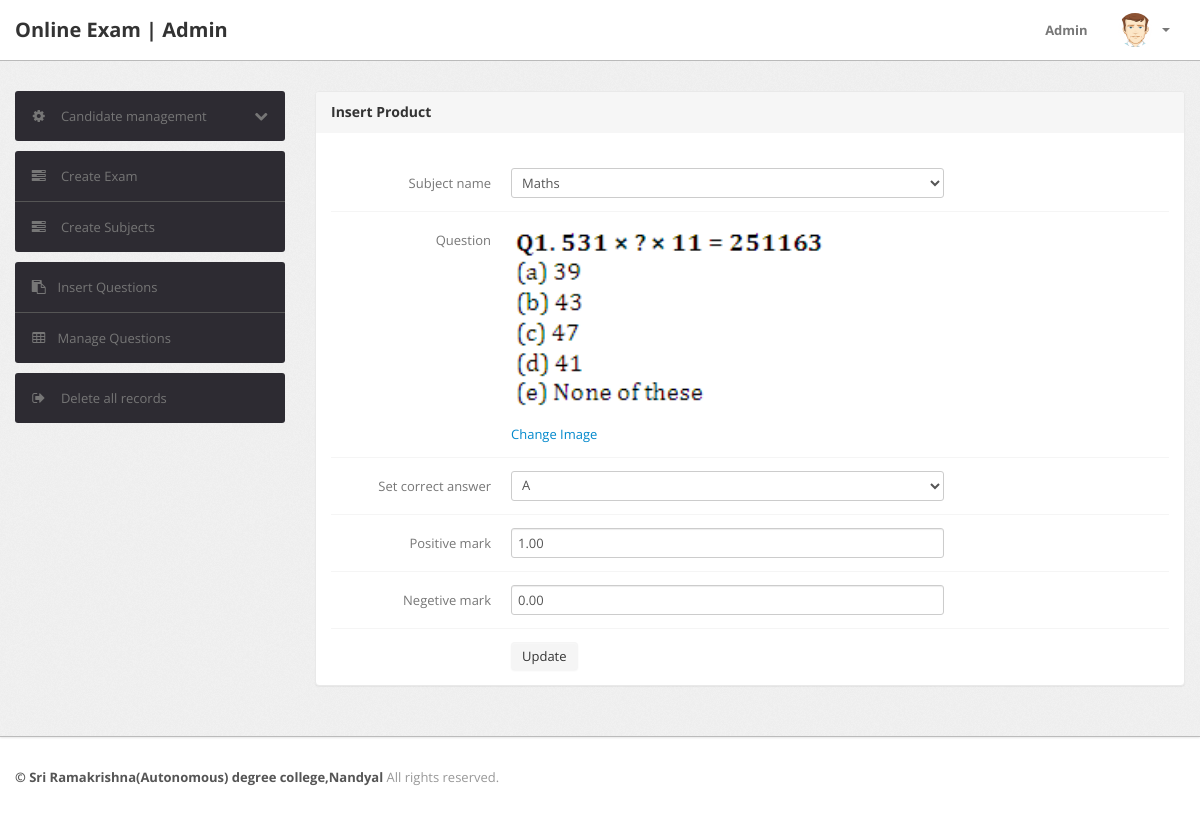
Screenshot of /admin/edit-products.php?id=1 (signed in) with the database file from the repository.
### tables this page shows
CREATE TABLE IF NOT EXISTS `exam_ques_set` (
  `id` int(10) NOT NULL,
  `Sub_code` int(5) DEFAULT NULL,
  `Ques_no` int(10) DEFAULT NULL,
  `Question` text,
  `Ques_crct_option` varchar(5) DEFAULT NULL,
  `Ques_mark` float(5,2) DEFAULT NULL,
  `Ques_neg_mark` float(5,2) DEFAULT NULL,
  PRIMARY KEY (`id`)
);

CREATE TABLE IF NOT EXISTS `exam_subjects` (
  `Sub_code` int(5) NOT NULL,
  `Sub_name` varchar(200) DEFAULT NULL,
  PRIMARY KEY (`Sub_code`)
);

### admin/edit-products.php (the view, shortened to what this page needs)
<?php
include('include/config.php');
if(strlen($_SESSION['alogin'])==0)
	{
header('location:index.php');
}
else{
	$pid=intval($_GET['id']);
?>
<!DOCTYPE html>
<html lang="en">
<head>
	<link type="text/css" href="bootstrap/css/bootstrap.min.css" rel="stylesheet">
	<link type="text/css" href="bootstrap/css/bootstrap-responsive.min.css" rel="stylesheet">
	<link type="text/css" href="css/theme.css" rel="stylesheet">
	<link type="text/css" href="images/icons/css/font-awesome.css" rel="stylesheet">
</head>
<body>
<?php include('include/header.php');?>
	<div class="wrapper">
		<div class="container">
			<div class="row">
<?php include('include/sidebar.php');?>
			<div class="span9">
					<div class="content">
						<div class="module">
							<div class="module-head">
								<h3>Insert Product</h3>
							</div>
							<div class="module-body">
									<br />
			<form class="form-horizontal row-fluid" name="insertproduct" method="post" enctype="multipart/form-data">
<?php
$query=mysqli_query($con,"select * from exam_ques_set eqs inner join exam_subjects es on eqs.Sub_code=es.Sub_code where eqs.Ques_no='$pid'");
while($row=mysqli_fetch_array($query))
{
 ?>
<div class="control-group">
<label class="control-label" for="basicinput">Subject name</label>
<div class="controls">
<select name="sub_code" class="span8 tip"  >
<option value="<?php echo htmlentities($row['Sub_code']);?>"><?php echo htmlentities($row['Sub_name']);?></option>
<?php $query=mysqli_query($con,"select * from exam_subjects");
	?>
</select>
</div>
</div>
<div class="control-group">
<label class="control-label" for="basicinput">Question</label>
<div class="controls">
<img src="questions/<?php echo htmlentities($row['Question']);?>" width="500" height="100"><br/> <a href="update-image1.php?id=<?php echo $row['Ques_no'];?>">Change Image</a>
</div>
</div>
<div class="control-group">
<label class="control-label" for="basicinput">Set correct answer</label>
<div class="controls">
<select name="crct_ans"  id="productAvailability" class="span8 tip" >
<option value="A" <?php if(isset($row['Ques_crct_option'])&& $row['Ques_crct_option']=='A'){echo 'selected';}?>>A</option>
</select>
</div>
</div>
<div class="control-group">
<label class="control-label" for="basicinput">Positive mark</label>
<div class="controls">
<input type="text" name="pstvemrk"  placeholder="Enter Product Price" value="<?php echo htmlentities($row['Ques_mark']);?>" class="span8 tip" >
</div>
</div>
<div class="control-group">
<label class="control-label" for="basicinput">Negetive mark</label>
<div class="controls">
<input type="text" name="negmrk"  placeholder="Enter Product Shipping Charge" value="<?php echo htmlentities($row['Ques_neg_mark']);?>" class="span8 tip" >
</div>
</div>
<?php } ?>
	<div class="control-group">
											<div class="controls">
												<button type="submit" name="submit" class="btn">Update</button>
											</div>
										</div>
									</form>
							</div>
						</div>
					</div>
				</div>
			</div>
		</div>
	</div>
<?php include('include/footer.php');?>
</body>
<?php } ?>

### admin/css/theme.css (style rules this page uses)
body { font-size: 13px; font-family: 'Open Sans', Arial, sans-serif; background: #fff; color: #777 }
h1, h2, h3, h4, h5, h6 { color: #333; margin-top: 0 }
h3 { font-size: 20px }
.wrapper { background: url(../images/bg.png) #eee; border-bottom: 1px solid #bbb; -webkit-box-shadow: 0 1px 2px rgba(0,0,0,0.1); -moz-box-shadow: 0 1px 2px rgba(0,0,0,0.1); box-shadow: 0 1px 2px rgba(0,0,0,0.1); padding: 30px 0 }
form { margin: 0 }
select, textarea, input[type="text"], input[type="password"], input[type="datetime"], input[type="datetime-local"], input[type="date"], input[type="month"], input[type="time"], input[type="week"], input[type="number"], input[type="email"], input[type="url"], input[type="search"], input[type="tel"], input[type="color"], .uneditable-input, label, input, button, select, textarea { -webkit-border-radius: 3px; -moz-border-radius: 3px; border-radius: 3px; font-size: 13px; font-family: 'Open Sans', Tahoma, Arial, sans-serif }
.module { background: #fff; -webkit-border-radius: 3px; -moz-border-radius: 3px; border-radius: 3px; border: 1px solid #ccc; border-bottom-color: #bbb; -webkit-box-shadow: 0 0 1px rgba(0,0,0,0.2); -moz-box-shadow: 0 0 1px rgba(0,0,0,0.2); box-shadow: 0 0 1px rgba(0,0,0,0.2); margin-bottom: 30px }
.form-horizontal .control-group, .form-vertical .control-group { margin-bottom: 0 }
.form-horizontal .control-group+.control-group, .form-vertical .control-group+.control-group { margin-top: 13px; padding-top: 13px; border-top: 1px solid #f5f5f5 }
.btn, .btn-box { -webkit-border-radius: 3px; -moz-border-radius: 3px; border-radius: 3px }
.btn { font-size: 13px; font-weight: 600 }
.btn { display: inline-block; margin-bottom: 0; font-weight: 400; text-align: center; vertical-align: middle; cursor: pointer; background-image: none; border: 1px solid transparent; white-space: nowrap; padding: 4px 10px; font-size: 13px; line-height: 1.42857; border-radius: 4px; -webkit-user-select: none; -moz-user-select: none; -ms-user-select: none; user-select: none }
.module { box-shadow: 0 0 3px rgba(0,0,0,.1); border-color: #e9e9e9; margin-bottom: 20px; background-color: #fff; border-radius: 4px; -webkit-box-shadow: 0 1px 1px rgba(0,0,0,.05); box-shadow: 0 1px 1px rgba(0,0,0,.05); }
.module-head { color: #767676; background-color: #f6f6f6; border-color: #e9e9e9; padding: 10px 15px; border-bottom: 1px solid transparent; border-top-right-radius: 3px; border-top-left-radius: 3px; }
.module-head h3 { font-size: 14px; line-height: 20px; height: 20px; margin: 0 }
.module-body { padding: 15px }

### rows the page displays
exam_ques_set: sub_code "Maths", Question (picture), crct_ans "A", pstvemrk "1.00", negmrk "0.00"
